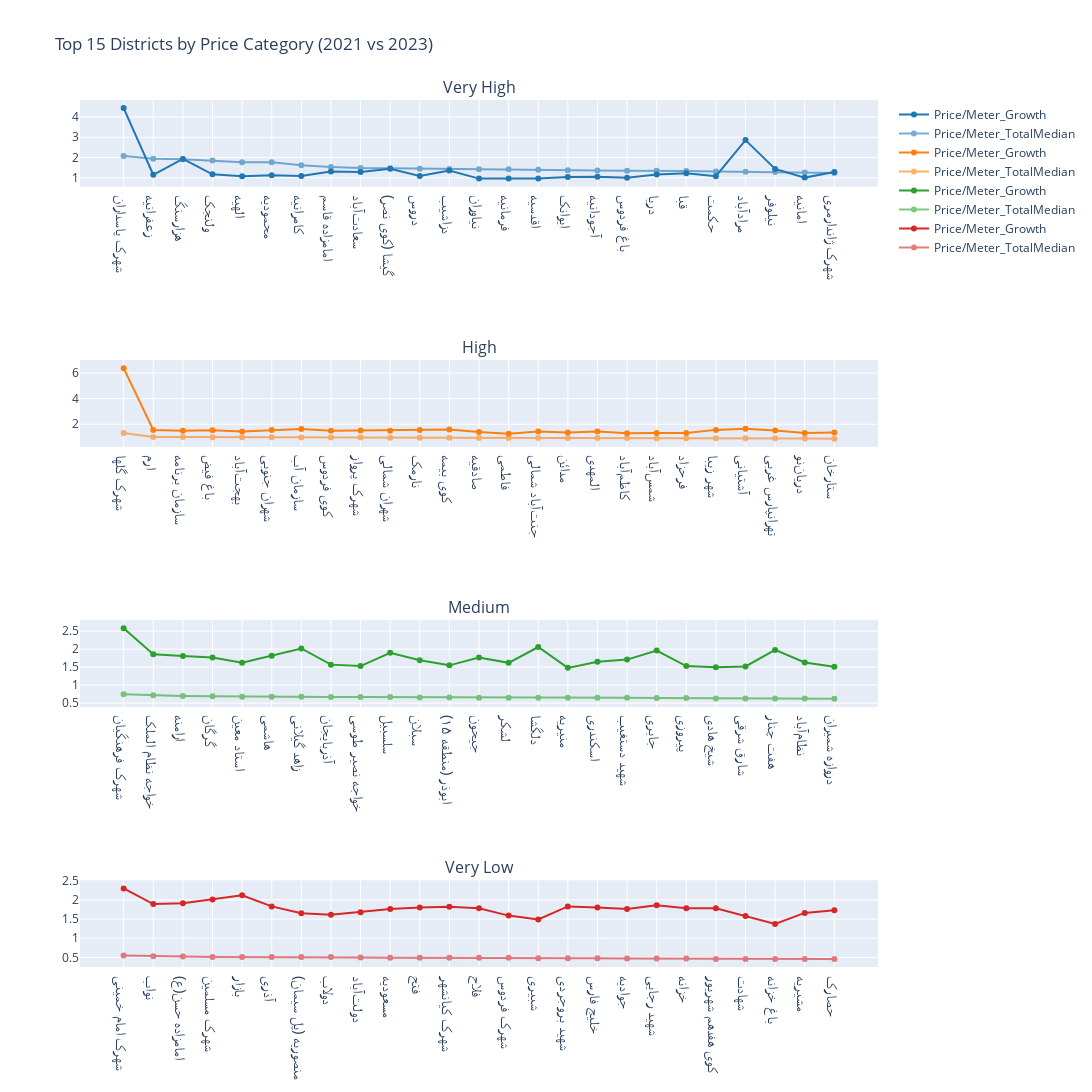

Write notebook code for a chart like this one.
### Code cell
import warnings
warnings.filterwarnings("ignore", category=DeprecationWarning)

price_categories = result_df['Price_Category'].unique()

# Create the subplots with 1 column and 4 rows
fig = sp.make_subplots(rows=4, cols=1, subplot_titles=price_categories,
                       vertical_spacing=0.2)

# Color palette for each plot
colors = ['#1f77b4', '#ff7f0e', '#2ca02c', '#d62728']

# Iterate through the price categories and plot the data
for i, category in enumerate(price_categories):
    row = i + 1
    
    # Filter top 15 districts for each price category
    top_15 = result_df[result_df['Price_Category'] == category].nlargest(25, 'Price/Meter_Diff')
    
    # Adding the bar plots for Price/Meter_2021 and Price/Meter_2023
    fig.add_trace(go.Scatter(x=top_15['District'], y=top_15['Price/Meter_Growth'], name='Price/Meter_Growth',mode='lines+markers',
                         marker_color=colors[i % len(colors)]), row=row, col=1)
    fig.add_trace(go.Scatter(x=top_15['District'], y=top_15['Price/Meter_TotalMedian'], name='Price/Meter_TotalMedian',mode='lines+markers',
                         marker_color=colors[i % len(colors)], opacity=0.6), row=row, col=1)

# Update layout to adjust plot size, title, and legend
fig.update_layout(height=1400, width=1400, title_text="Top 15 Districts by Price Category (2021 vs 2023)",
                  showlegend=True )
fig.update_xaxes(tickfont=dict(size=15))

### Figure 1 — Plotly figure (JSON) as saved in the notebook; plotly's stock layout.template omitted (floating-point values rounded to 4 significant figures)
{"data": [{"marker": {"color": "#1f77b4"}, "mode": "lines+markers", "name": "Price/Meter_Growth", "type": "scatter", "x": ["شهرک پاسداران", "زعفرانیه", "هزارسنگ", "ولنجک", "الهیه", "محمودیه", "کامرانیه", "امامزاده قاسم", "سعادتآباد", "گیشا (کوی نصر)", "دروس", "دزاشیب", "نیاوران", "فرمانیه", "اقدسیه", "ایوانک", "آجودانیه", "باغ فردوس", "دریا", "قبا", "حکمت", "مرادآباد", "نیلوفر", "امانیه", "شهرک ژاندارمری"], "xaxis": "x", "y": [4.44, 1.15, 1.93, 1.17, 1.08, 1.13, 1.09, 1.31, 1.29, 1.45, 1.09, 1.36, 0.96, 0.96, 0.97, 1.04, 1.05, 1, 1.16, 1.22, 1.08, 2.86, 1.44, 1.01, 1.29], "yaxis": "y"}, {"marker": {"color": "#1f77b4"}, "mode": "lines+markers", "name": "Price/Meter_TotalMedian", "opacity": 0.6, "type": "scatter", "x": ["شهرک پاسداران", "زعفرانیه", "هزارسنگ", "ولنجک", "الهیه", "محمودیه", "کامرانیه", "امامزاده قاسم", "سعادتآباد", "گیشا (کوی نصر)", "دروس", "دزاشیب", "نیاوران", "فرمانیه", "اقدسیه", "ایوانک", "آجودانیه", "باغ فردوس", "دریا", "قبا", "حکمت", "مرادآباد", "نیلوفر", "امانیه", "شهرک ژاندارمری"], "xaxis": "x", "y": [2.08, 1.94, 1.91, 1.85, 1.77, 1.77, 1.62, 1.53, 1.48, 1.47, 1.45, 1.44, 1.42, 1.42, 1.4, 1.37, 1.36, 1.35, 1.35, 1.34, 1.31, 1.3, 1.29, 1.26, 1.24], "yaxis": "y"}, {"marker": {"color": "#ff7f0e"}, "mode": "lines+markers", "name": "Price/Meter_Growth", "type": "scatter", "x": ["شهرک گلها", "ارم", "سازمان برنامه", "باغ فیض", "بهجتآباد", "شهران جنوبی", "سازمان آب", "کوی فردوس", "شهرک پرواز", "شهران شمالی", "نارمک", "کوی بیمه", "صادقیه", "فاطمی", "جنتآباد شمالی", "مدائن", "المهدی", "کاظمآباد", "شمسآباد", "فرحزاد", "شهر زیبا", "آشتیانی", "تهرانپارس غربی", "دریاننو", "ستارخان"], "xaxis": "x2", "y": [6.38, 1.55, 1.49, 1.54, 1.44, 1.55, 1.62, 1.49, 1.52, 1.5, 1.55, 1.59, 1.4, 1.25, 1.44, 1.35, 1.43, 1.3, 1.31, 1.31, 1.56, 1.65, 1.51, 1.32, 1.35], "yaxis": "y2"}, {"marker": {"color": "#ff7f0e"}, "mode": "lines+markers", "name": "Price/Meter_TotalMedian", "opacity": 0.6, "type": "scatter", "x": ["شهرک گلها", "ارم", "سازمان برنامه", "باغ فیض", "بهجتآباد", "شهران جنوبی", "سازمان آب", "کوی فردوس", "شهرک پرواز", "شهران شمالی", "نارمک", "کوی بیمه", "صادقیه", "فاطمی", "جنتآباد شمالی", "مدائن", "المهدی", "کاظمآباد", "شمسآباد", "فرحزاد", "شهر زیبا", "آشتیانی", "تهرانپارس غربی", "دریاننو", "ستارخان"], "xaxis": "x2", "y": [1.32, 1, 1, 0.99, 0.98, 0.98, 0.97, 0.97, 0.96, 0.95, 0.94, 0.94, 0.93, 0.93, 0.93, 0.93, 0.93, 0.92, 0.91, 0.91, 0.9, 0.9, 0.9, 0.89, 0.87], "yaxis": "y2"}, {"marker": {"color": "#2ca02c"}, "mode": "lines+markers", "name": "Price/Meter_Growth", "type": "scatter", "x": ["شهرک فرهنگیان", "خواجه نظام الملک", "ارامنه", "گرگان", "استاد معین", "هاشمی", "زاهد گیلانی", "آذربایجان", "خواجه نصیر طوسی", "سلسبیل", "سبلان", "ابوذر (منطقه ۱۵)", "جیحون", "لشکر", "دلگشا", "منیریه", "اسکندری", "شهید دستغیب", "جابری", "پیروزی", "شیخ هادی", "شارق شرقی", "هفت چنار", "نظامآباد", "دروازه شمیران"], "xaxis": "x3", "y": [2.58, 1.86, 1.81, 1.77, 1.62, 1.82, 2.02, 1.57, 1.53, 1.9, 1.69, 1.55, 1.77, 1.62, 2.06, 1.48, 1.65, 1.71, 1.96, 1.53, 1.5, 1.52, 1.98, 1.63, 1.51], "yaxis": "y3"}, {"marker": {"color": "#2ca02c"}, "mode": "lines+markers", "name": "Price/Meter_TotalMedian", "opacity": 0.6, "type": "scatter", "x": ["شهرک فرهنگیان", "خواجه نظام الملک", "ارامنه", "گرگان", "استاد معین", "هاشمی", "زاهد گیلانی", "آذربایجان", "خواجه نصیر طوسی", "سلسبیل", "سبلان", "ابوذر (منطقه ۱۵)", "جیحون", "لشکر", "دلگشا", "منیریه", "اسکندری", "شهید دستغیب", "جابری", "پیروزی", "شیخ هادی", "شارق شرقی", "هفت چنار", "نظامآباد", "دروازه شمیران"], "xaxis": "x3", "y": [0.75, 0.72, 0.7, 0.69, 0.68, 0.68, 0.68, 0.67, 0.67, 0.67, 0.66, 0.66, 0.65, 0.65, 0.65, 0.65, 0.65, 0.65, 0.64, 0.64, 0.63, 0.63, 0.63, 0.63, 0.62], "yaxis": "y3"}, {"marker": {"color": "#d62728"}, "mode": "lines+markers", "name": "Price/Meter_Growth", "type": "scatter", "x": ["شهرک امام خمینی", "نواب", "امامزاده حسن(ع)", "شهرک مسلمین", "بازار", "آذری", "منصوریه (پل سیمان)", "دولاب", "دولتآباد", "مسعودیه", "فتح", "شهرک کیانشهر", "فلاح", "شهرک فردوس", "شبیری", "شهید بروجردی", "خلیج فارس", "جوادیه", "شهید رجایی", "خزانه", "کوی هفدهم شهریور", "شهادت", "باغ خزانه", "مشیریه", "حصارک"], "xaxis": "x4", "y": [2.3, 1.89, 1.91, 2.01, 2.12, 1.83, 1.65, 1.61, 1.68, 1.76, 1.8, 1.82, 1.78, 1.59, 1.49, 1.83, 1.8, 1.76, 1.86, 1.78, 1.78, 1.58, 1.37, 1.66, 1.73], "yaxis": "y4"}, {"marker": {"color": "#d62728"}, "mode": "lines+markers", "name": "Price/Meter_TotalMedian", "opacity": 0.6, "type": "scatter", "x": ["شهرک امام خمینی", "نواب", "امامزاده حسن(ع)", "شهرک مسلمین", "بازار", "آذری", "منصوریه (پل سیمان)", "دولاب", "دولتآباد", "مسعودیه", "فتح", "شهرک کیانشهر", "فلاح", "شهرک فردوس", "شبیری", "شهید بروجردی", "خلیج فارس", "جوادیه", "شهید رجایی", "خزانه", "کوی هفدهم شهریور", "شهادت", "باغ خزانه", "مشیریه", "حصارک"], "xaxis": "x4", "y": [0.55, 0.53, 0.52, 0.51, 0.51, 0.51, 0.51, 0.51, 0.5, 0.49, 0.49, 0.49, 0.49, 0.49, 0.48, 0.48, 0.48, 0.47, 0.47, 0.47, 0.46, 0.46, 0.46, 0.46, 0.46], "yaxis": "y4"}], "layout": {"annotations": [{"font": {"size": 16}, "showarrow": false, "text": "Very High", "x": 0.5, "xanchor": "center", "xref": "paper", "y": 1, "yanchor": "bottom", "yref": "paper"}, {"font": {"size": 16}, "showarrow": false, "text": "High", "x": 0.5, "xanchor": "center", "xref": "paper", "y": 0.7, "yanchor": "bottom", "yref": "paper"}, {"font": {"size": 16}, "showarrow": false, "text": "Medium", "x": 0.5, "xanchor": "center", "xref": "paper", "y": 0.4, "yanchor": "bottom", "yref": "paper"}, {"font": {"size": 16}, "showarrow": false, "text": "Very Low", "x": 0.5, "xanchor": "center", "xref": "paper", "y": 0.1, "yanchor": "bottom", "yref": "paper"}], "height": 1400, "showlegend": true, "title": {"text": "Top 15 Districts by Price Category (2021 vs 2023)"}, "width": 1400, "xaxis": {"anchor": "y", "domain": [0, 1], "tickfont": {"size": 15}}, "xaxis2": {"anchor": "y2", "domain": [0, 1], "tickfont": {"size": 15}}, "xaxis3": {"anchor": "y3", "domain": [0, 1], "tickfont": {"size": 15}}, "xaxis4": {"anchor": "y4", "domain": [0, 1], "tickfont": {"size": 15}}, "yaxis": {"anchor": "x", "domain": [0.9, 1]}, "yaxis2": {"anchor": "x2", "domain": [0.6, 0.7]}, "yaxis3": {"anchor": "x3", "domain": [0.3, 0.4]}, "yaxis4": {"anchor": "x4", "domain": [0, 0.1]}}}
